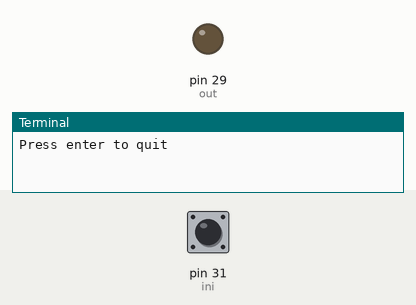
A program run on a simulated Raspberry Pi (header pin numbers). Parts: output pins drawn as LEDs (lit = HIGH), the last lines printed to the terminal. The inputs (shaded band) are chosen by the test bench; at power-on: pin 31 (ini) HIGH.

Above: at 1.2 s.
1.3 s: pin 31 (ini) pulled LOW for 0.15 s
At 2.4 s:
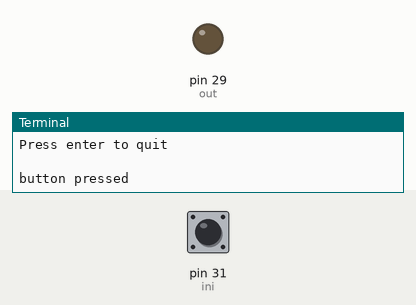
2.9 s: pin 31 (ini) pulled LOW for 3.2 s
At 6.6 s:
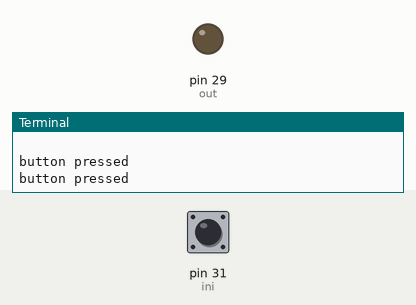
Timing chart, 0 to 8.1 s (numbered marks = the images above; inputs shaded):
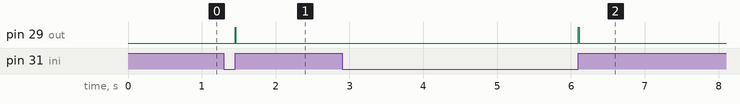

Measured:
- after the input at 1.3 s, pin 29 (out): LOW → HIGH after 0.15 s, → LOW 0.01 s later
- after the input at 2.9 s, pin 29 (out): LOW → HIGH after 3.2 s, → LOW 0.01 s later

The program:

gpio_test.py
```python
#This makes led go on wen switch pres, ghghh

import RPi.GPIO as GPIO;
from time import sleep;

GPIO.setmode(GPIO.BOARD);
GPIO.setwarnings(False);

ini = 31;
out = 29;

GPIO.setup(ini, GPIO.IN, pull_up_down=GPIO.PUD_UP);
GPIO.setup(out, GPIO.OUT, initial=0);

pressed = 0;
def b_cb(channel):
	pressed = 1;
	print("button pressed");

	if pressed == 1:
        	GPIO.output(out, 1);
        	pressed=0;
		sleep(0.01)
	if pressed == 0:
        	GPIO.output(out, 0);
        	pressed=0;
		sleep(0.01);

GPIO.add_event_detect(ini, GPIO.RISING, callback=b_cb, bouncetime=200);
message = input("Press enter to quit\n\n") # Run until someone presses enter

GPIO.cleanup();
```
